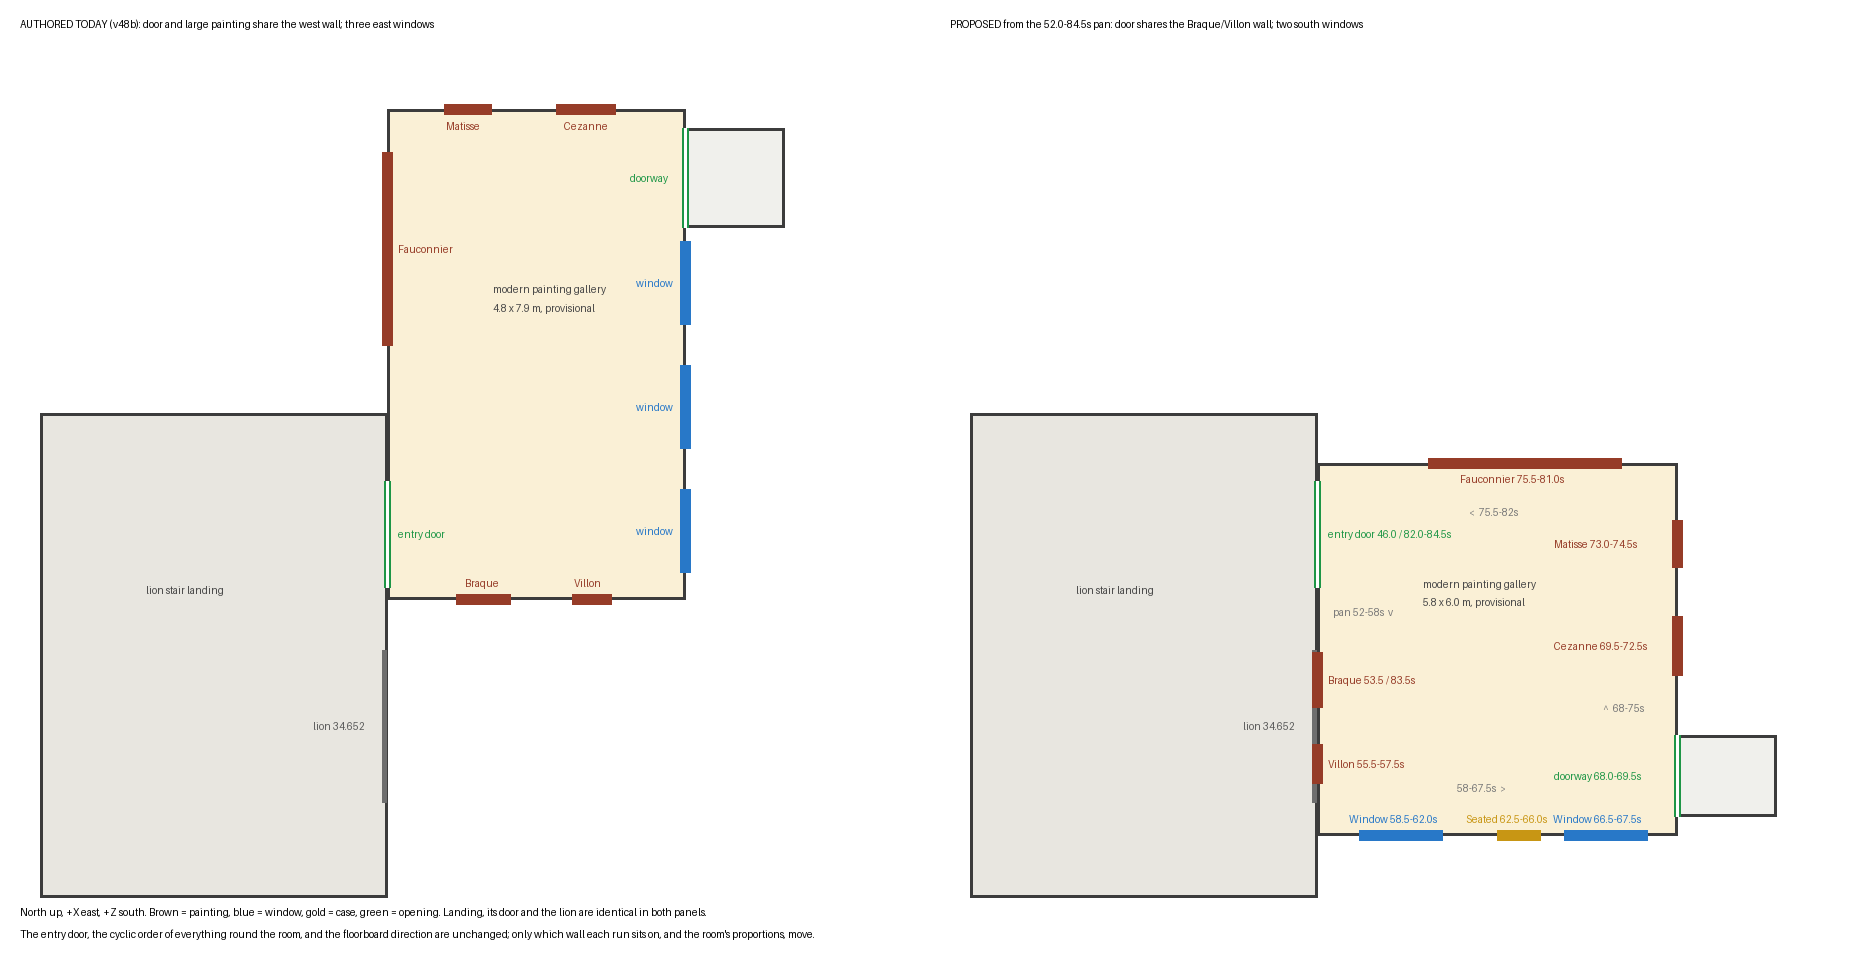

Here is the Python script that generated this plot:
"""Draws plan.png from layout-patch.json: authored layout beside the proposed one. North is up."""
import json
from pathlib import Path

from PIL import Image, ImageDraw

HERE = Path(__file__).parent
SCALE, X0, Z0 = 62, 9.9, 22.4  # pixels per metre and the world corner at the panel's top left
PANEL = (930, 960)
TONE = {"painting": (150, 60, 40), "window": (40, 120, 200), "case": (200, 150, 20), "opening": (30, 150, 70)}
LANDING = [10.55, 16.15, 28.1, 35.9]
# Authored today in remodel_room.gd build_lion_modern_rooms(): three east windows, no case.
AUTHORED = [("window", "east", 26.0, 1.34, "window"), ("window", "east", 28.0, 1.34, "window"), ("window", "east", 30.0, 1.34, "window"),
            ("painting", "west", 25.45, 3.122, "Fauconnier"), ("painting", "north", 17.45, .755, "Matisse"),
            ("painting", "north", 19.35, .947, "Cezanne"), ("painting", "south", 17.7, .881, "Braque"), ("painting", "south", 19.45, .630, "Villon")]
SECONDS = {"entry_door": "46.0 / 82.0-84.5s", "braque_48.248": "53.5 / 83.5s", "villon_70.058": "55.5-57.5s", "window_1": "58.5-62.0s",
           "seated_woman_case": "62.5-66.0s", "window_2": "66.5-67.5s", "adjoining_doorway": "68.0-69.5s", "cezanne_43.255": "69.5-72.5s",
           "matisse_57.037": "73.0-74.5s", "fauconnier_1995.043": "75.5-81.0s"}


def point(x, z, ox):
    return (ox + (x - X0) * SCALE, 60 + (z - Z0) * SCALE)


def room(draw, ox, bounds, fill, name):
    draw.rectangle([point(bounds[0], bounds[2], ox), point(bounds[1], bounds[3], ox)], fill=fill, outline=(60, 60, 60), width=3)
    draw.text(point(bounds[0] + 1.7, (bounds[2] + bounds[3]) / 2 - 1.15, ox), name, fill=(70, 70, 70))


def on_wall(draw, ox, bounds, kind, wall, centre, width, label):
    half = width / 2
    if wall in ("west", "east"):
        x = bounds[0] if wall == "west" else bounds[1]
        a, b = point(x, centre - half, ox), point(x, centre + half, ox)
        text = (b[0] + 10, (a[1] + b[1]) / 2 - 6) if wall == "west" else (b[0] - 12 - 6.2 * len(label), (a[1] + b[1]) / 2 - 6)
    else:
        z = bounds[2] if wall == "north" else bounds[3]
        a, b = point(centre - half, z, ox), point(centre + half, z, ox)
        text = ((a[0] + b[0]) / 2 - 3.1 * len(label), a[1] + 10) if wall == "north" else ((a[0] + b[0]) / 2 - 3.1 * len(label), a[1] - 22)
    draw.line([a, b], fill=TONE[kind], width=11 if kind != "opening" else 7)
    if kind == "opening":
        draw.line([a, b], fill=(255, 255, 255), width=3)
    draw.text(text, label, fill=TONE[kind])


def panel(draw, ox, title, modern, adjoining, things, doors):
    draw.text((ox + 20, 18), title, fill=(0, 0, 0))
    room(draw, ox, LANDING, (232, 230, 224), "lion stair landing")
    room(draw, ox, adjoining["bounds"], (240, 240, 236), "")
    room(draw, ox, modern["bounds"], (250, 240, 214), "modern painting gallery")
    # Lion panel on the landing face of the shared wall.
    draw.line([point(16.15 - .05, 33.15 - 1.22, ox), point(16.15 - .05, 33.15 + 1.22, ox)], fill=(110, 110, 110), width=5)
    draw.text(point(14.95, 33.05, ox), "lion 34.652", fill=(90, 90, 90))
    for side, span in modern["openings"].items():
        on_wall(draw, ox, modern["bounds"], "opening", side, sum(span) / 2, span[1] - span[0], doors[side])
    for kind, wall, centre, width, label in things:
        on_wall(draw, ox, modern["bounds"], kind, wall, centre, width, label)
    w, d = modern["bounds"][1] - modern["bounds"][0], modern["bounds"][3] - modern["bounds"][2]
    draw.text(point(modern["bounds"][0] + 1.7, (modern["bounds"][2] + modern["bounds"][3]) / 2 - .85, ox), f"{w:.1f} x {d:.1f} m, provisional", fill=(70, 70, 70))


def main():
    patch = json.loads((HERE / "layout-patch.json").read_text())
    modern = patch["rooms"]["modern painting gallery"]
    adjoining = patch["rooms"]["modern adjoining gallery threshold study limit"]
    image = Image.new("RGB", (PANEL[0] * 2, PANEL[1]), "white")
    draw = ImageDraw.Draw(image)
    panel(draw, 0, "AUTHORED TODAY (v48b): door and large painting share the west wall; three east windows", modern["current"], adjoining["current"], AUTHORED,
          {"west": "entry door", "east": "doorway"})
    proposed = []
    for item in patch["items"]:
        if item["kind"] == "opening":
            continue
        where = item["proposed"]
        centre = where.get("centre_x", where["position"][2 if item["wall"] in ("west", "east") else 0] if "position" in where else None)
        proposed.append((item["kind"], item["wall"], centre, item["framed_width_m"], f"{item['id'].split('_')[0].capitalize()} {SECONDS[item['id']]}"))
    panel(draw, PANEL[0], "PROPOSED from the 52.0-84.5s pan: door shares the Braque/Villon wall; two south windows", modern["proposed"], adjoining["proposed"], proposed,
          {"west": "entry door " + SECONDS["entry_door"], "east": "doorway " + SECONDS["adjoining_doorway"]})
    ox = PANEL[0]
    # Pan direction, read inside the room: west wall, south, east, north, back to the door.
    for (x, z), text in [((16.4, 31.2), "pan 52-58s  v"), ((18.4, 34.05), "58-67.5s  >"), ((20.75, 32.75), "^  68-75s"), ((18.6, 29.6), "<  75.5-82s")]:
        draw.text(point(x, z, ox), text, fill=(120, 120, 120))
    draw.text((20, PANEL[1] - 54), "North up, +X east, +Z south. Brown = painting, blue = window, gold = case, green = opening. Landing, its door and the lion are identical in both panels.", fill=(0, 0, 0))
    draw.text((20, PANEL[1] - 32), "The entry door, the cyclic order of everything round the room, and the floorboard direction are unchanged; only which wall each run sits on, and the room's proportions, move.", fill=(0, 0, 0))
    image.save(HERE / "plan.png")


if __name__ == "__main__":
    main()
